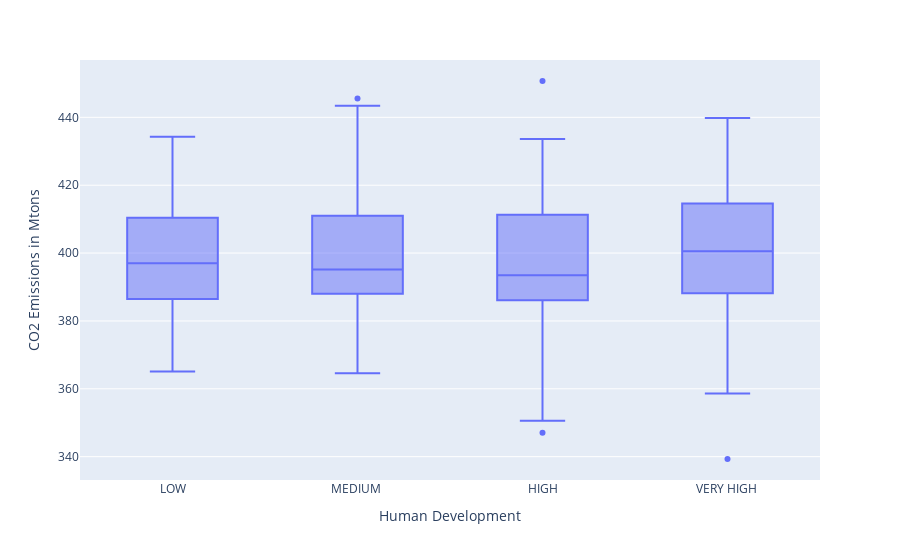

The code cell stored with this chart in its notebook:
### Code cell
filtered_dataset = dataset[dataset['HUMAN DEVELOPMENT'] != "OTHER "]
fig = px.box(filtered_dataset, x="HUMAN DEVELOPMENT", y="CO2 Emissions")
fig.update_xaxes(title="Human Development")
fig.update_yaxes(title="CO2 Emissions in Mtons")
fig.update_xaxes(categoryorder='array', categoryarray=[ 'LOW', 'MEDIUM ', 'HIGH', 'VERY HIGH '])
fig.show()

### Figure 1 — Plotly figure (JSON) as saved in the notebook; plotly's stock layout.template omitted (floating-point values rounded to 4 significant figures; data arrays with more than 128 entries replaced by an {"elided": "..."} marker saying what was removed)
{"data": [{"alignmentgroup": "True", "hovertemplate": "HUMAN DEVELOPMENT=%{x}<br>CO2 Emissions=%{y}<extra></extra>", "legendgroup": "", "marker": {"color": "#636efa"}, "name": "", "notched": false, "offsetgroup": "", "orientation": "v", "showlegend": false, "type": "box", "x": {"elided": "178 str values"}, "x0": " ", "xaxis": "x", "y": {"elided": "178 float values"}, "y0": " ", "yaxis": "y"}], "layout": {"boxmode": "group", "legend": {"tracegroupgap": 0}, "margin": {"t": 60}, "xaxis": {"anchor": "y", "categoryarray": ["LOW", "MEDIUM ", "HIGH", "VERY HIGH "], "categoryorder": "array", "domain": [0, 1], "title": {"text": "Human Development"}}, "yaxis": {"anchor": "x", "domain": [0, 1], "title": {"text": "CO2 Emissions in Mtons"}}}}
